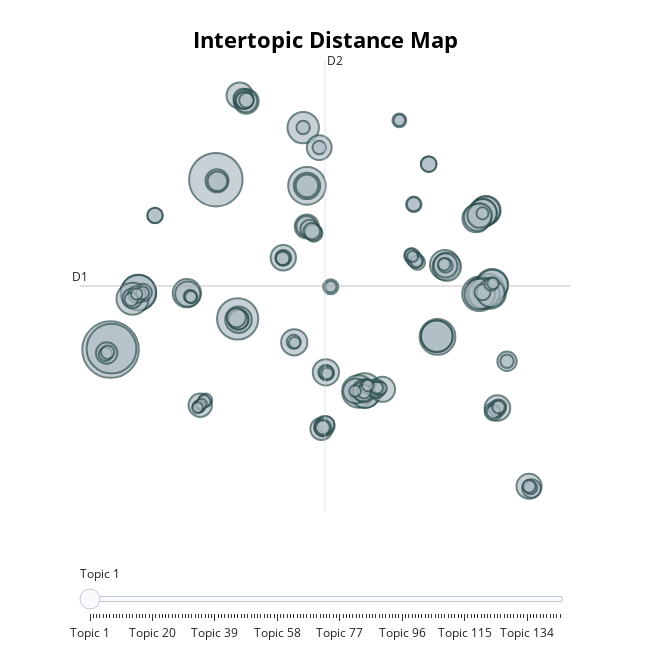

Notebook code for this chart:
### Code cell
model.visualize_topics()

### Figure 1 — Plotly figure (JSON) as saved in the notebook; plotly's stock layout.template omitted (floating-point values rounded to 4 significant figures; data arrays with more than 128 entries replaced by an {"elided": "..."} marker saying what was removed)
{"data": [{"customdata": {"elided": "144x3 mixed values"}, "hovertemplate": "<b>Topic %{customdata[0]}</b><br>Words: %{customdata[1]}<br>Size: %{customdata[2]}", "legendgroup": "", "marker": {"color": "#B0BEC5", "line": {"color": "DarkSlateGrey", "width": 2}, "size": {"elided": "144 int values"}, "sizemode": "area", "sizeref": 0.1656, "symbol": "circle"}, "mode": "markers", "name": "", "orientation": "v", "showlegend": false, "type": "scatter", "x": {"elided": "144 float values"}, "xaxis": "x", "y": {"elided": "144 float values"}, "yaxis": "y"}], "layout": {"annotations": [{"showarrow": false, "text": "D1", "x": -13.99, "y": 3.554, "yshift": 10}, {"showarrow": false, "text": "D2", "x": 3.574, "xshift": 10, "y": 20.87}], "height": 650, "hoverlabel": {"bgcolor": "white", "font": {"family": "Rockwell", "size": 16}}, "legend": {"itemsizing": "constant", "tracegroupgap": 0}, "margin": {"t": 60}, "shapes": [{"line": {"color": "#CFD8DC", "width": 2}, "type": "line", "x0": 3.574, "x1": 3.574, "y0": -13.76, "y1": 20.87}, {"line": {"color": "#9E9E9E", "width": 2}, "type": "line", "x0": -13.99, "x1": 21.14, "y0": 3.554, "y1": 3.554}], "sliders": [{"active": 0, "pad": {"t": 50}, "steps": [{"args": [{"marker.color": {"elided": "1x144 str values"}}], "label": "Topic 1", "method": "update"}, {"args": [{"marker.color": {"elided": "1x144 str values"}}], "label": "Topic 2", "method": "update"}, {"args": [{"marker.color": {"elided": "1x144 str values"}}], "label": "Topic 3", "method": "update"}, {"args": [{"marker.color": {"elided": "1x144 str values"}}], "label": "Topic 4", "method": "update"}, {"args": [{"marker.color": {"elided": "1x144 str values"}}], "label": "Topic 5", "method": "update"}, {"args": [{"marker.color": {"elided": "1x144 str values"}}], "label": "Topic 6", "method": "update"}, {"args": [{"marker.color": {"elided": "1x144 str values"}}], "label": "Topic 7", "method": "update"}, {"args": [{"marker.color": {"elided": "1x144 str values"}}], "label": "Topic 8", "method": "update"}, {"args": [{"marker.color": {"elided": "1x144 str values"}}], "label": "Topic 9", "method": "update"}, {"args": [{"marker.color": {"elided": "1x144 str values"}}], "label": "Topic 10", "method": "update"}, {"args": [{"marker.color": {"elided": "1x144 str values"}}], "label": "Topic 11", "method": "update"}, {"args": [{"marker.color": {"elided": "1x144 str values"}}], "label": "Topic 12", "method": "update"}, {"args": [{"marker.color": {"elided": "1x144 str values"}}], "label": "Topic 13", "method": "update"}, {"args": [{"marker.color": {"elided": "1x144 str values"}}], "label": "Topic 14", "method": "update"}, {"args": [{"marker.color": {"elided": "1x144 str values"}}], "label": "Topic 15", "method": "update"}, {"args": [{"marker.color": {"elided": "1x144 str values"}}], "label": "Topic 16", "method": "update"}, {"args": [{"marker.color": {"elided": "1x144 str values"}}], "label": "Topic 17", "method": "update"}, {"args": [{"marker.color": {"elided": "1x144 str values"}}], "label": "Topic 18", "method": "update"}, {"args": [{"marker.color": {"elided": "1x144 str values"}}], "label": "Topic 19", "method": "update"}, {"args": [{"marker.color": {"elided": "1x144 str values"}}], "label": "Topic 20", "method": "update"}, {"args": [{"marker.color": {"elided": "1x144 str values"}}], "label": "Topic 21", "method": "update"}, {"args": [{"marker.color": {"elided": "1x144 str values"}}], "label": "Topic 22", "method": "update"}, {"args": [{"marker.color": {"elided": "1x144 str values"}}], "label": "Topic 23", "method": "update"}, {"args": [{"marker.color": {"elided": "1x144 str values"}}], "label": "Topic 24", "method": "update"}, {"args": [{"marker.color": {"elided": "1x144 str values"}}], "label": "Topic 25", "method": "update"}, {"args": [{"marker.color": {"elided": "1x144 str values"}}], "label": "Topic 26", "method": "update"}, {"args": [{"marker.color": {"elided": "1x144 str values"}}], "label": "Topic 27", "method": "update"}, {"args": [{"marker.color": {"elided": "1x144 str values"}}], "label": "Topic 28", "method": "update"}, {"args": [{"marker.color": {"elided": "1x144 str values"}}], "label": "Topic 29", "method": "update"}, {"args": [{"marker.color": {"elided": "1x144 str values"}}], "label": "Topic 30", "method": "update"}, {"args": [{"marker.color": {"elided": "1x144 str values"}}], "label": "Topic 31", "method": "update"}, {"args": [{"marker.color": {"elided": "1x144 str values"}}], "label": "Topic 32", "method": "update"}, {"args": [{"marker.color": {"elided": "1x144 str values"}}], "label": "Topic 33", "method": "update"}, {"args": [{"marker.color": {"elided": "1x144 str values"}}], "label": "Topic 34", "method": "update"}, {"args": [{"marker.color": {"elided": "1x144 str values"}}], "label": "Topic 35", "method": "update"}, {"args": [{"marker.color": {"elided": "1x144 str values"}}], "label": "Topic 36", "method": "update"}, {"args": [{"marker.color": {"elided": "1x144 str values"}}], "label": "Topic 37", "method": "update"}, {"args": [{"marker.color": {"elided": "1x144 str values"}}], "label": "Topic 38", "method": "update"}, {"args": [{"marker.color": {"elided": "1x144 str values"}}], "label": "Topic 39", "method": "update"}, {"args": [{"marker.color": {"elided": "1x144 str values"}}], "label": "Topic 40", "method": "update"}, {"args": [{"marker.color": {"elided": "1x144 str values"}}], "label": "Topic 41", "method": "update"}, {"args": [{"marker.color": {"elided": "1x144 str values"}}], "label": "Topic 42", "method": "update"}, {"args": [{"marker.color": {"elided": "1x144 str values"}}], "label": "Topic 43", "method": "update"}, {"args": [{"marker.color": {"elided": "1x144 str values"}}], "label": "Topic 44", "method": "update"}, {"args": [{"marker.color": {"elided": "1x144 str values"}}], "label": "Topic 45", "method": "update"}, {"args": [{"marker.color": {"elided": "1x144 str values"}}], "label": "Topic 46", "method": "update"}, {"args": [{"marker.color": {"elided": "1x144 str values"}}], "label": "Topic 47", "method": "update"}, {"args": [{"marker.color": {"elided": "1x144 str values"}}], "label": "Topic 48", "method": "update"}, {"args": [{"marker.color": {"elided": "1x144 str values"}}], "label": "Topic 49", "method": "update"}, {"args": [{"marker.color": {"elided": "1x144 str values"}}], "label": "Topic 50", "method": "update"}, {"args": [{"marker.color": {"elided": "1x144 str values"}}], "label": "Topic 51", "method": "update"}, {"args": [{"marker.color": {"elided": "1x144 str values"}}], "label": "Topic 52", "method": "update"}, {"args": [{"marker.color": {"elided": "1x144 str values"}}], "label": "Topic 53", "method": "update"}, {"args": [{"marker.color": {"elided": "1x144 str values"}}], "label": "Topic 54", "method": "update"}, {"args": [{"marker.color": {"elided": "1x144 str values"}}], "label": "Topic 55", "method": "update"}, {"args": [{"marker.color": {"elided": "1x144 str values"}}], "label": "Topic 56", "method": "update"}, {"args": [{"marker.color": {"elided": "1x144 str values"}}], "label": "Topic 57", "method": "update"}, {"args": [{"marker.color": {"elided": "1x144 str values"}}], "label": "Topic 58", "method": "update"}, {"args": [{"marker.color": {"elided": "1x144 str values"}}], "label": "Topic 59", "method": "update"}, {"args": [{"marker.color": {"elided": "1x144 str values"}}], "label": "Topic 60", "method": "update"}, {"args": [{"marker.color": {"elided": "1x144 str values"}}], "label": "Topic 61", "method": "update"}, {"args": [{"marker.color": {"elided": "1x144 str values"}}], "label": "Topic 62", "method": "update"}, {"args": [{"marker.color": {"elided": "1x144 str values"}}], "label": "Topic 63", "method": "update"}, {"args": [{"marker.color": {"elided": "1x144 str values"}}], "label": "Topic 64", "method": "update"}, {"args": [{"marker.color": {"elided": "1x144 str values"}}], "label": "Topic 65", "method": "update"}, {"args": [{"marker.color": {"elided": "1x144 str values"}}], "label": "Topic 66", "method": "update"}, {"args": [{"marker.color": {"elided": "1x144 str values"}}], "label": "Topic 67", "method": "update"}, {"args": [{"marker.color": {"elided": "1x144 str values"}}], "label": "Topic 68", "method": "update"}, {"args": [{"marker.color": {"elided": "1x144 str values"}}], "label": "Topic 69", "method": "update"}, {"args": [{"marker.color": {"elided": "1x144 str values"}}], "label": "Topic 70", "method": "update"}, {"args": [{"marker.color": {"elided": "1x144 str values"}}], "label": "Topic 71", "method": "update"}, {"args": [{"marker.color": {"elided": "1x144 str values"}}], "label": "Topic 72", "method": "update"}, {"args": [{"marker.color": {"elided": "1x144 str values"}}], "label": "Topic 73", "method": "update"}, {"args": [{"marker.color": {"elided": "1x144 str values"}}], "label": "Topic 74", "method": "update"}, {"args": [{"marker.color": {"elided": "1x144 str values"}}], "label": "Topic 75", "method": "update"}, {"args": [{"marker.color": {"elided": "1x144 str values"}}], "label": "Topic 76", "method": "update"}, {"args": [{"marker.color": {"elided": "1x144 str values"}}], "label": "Topic 77", "method": "update"}, {"args": [{"marker.color": {"elided": "1x144 str values"}}], "label": "Topic 78", "method": "update"}, {"args": [{"marker.color": {"elided": "1x144 str values"}}], "label": "Topic 79", "method": "update"}, {"args": [{"marker.color": {"elided": "1x144 str values"}}], "label": "Topic 80", "method": "update"}, {"args": [{"marker.color": {"elided": "1x144 str values"}}], "label": "Topic 81", "method": "update"}, {"args": [{"marker.color": {"elided": "1x144 str values"}}], "label": "Topic 82", "method": "update"}, {"args": [{"marker.color": {"elided": "1x144 str values"}}], "label": "Topic 83", "method": "update"}, {"args": [{"marker.color": {"elided": "1x144 str values"}}], "label": "Topic 84", "method": "update"}, {"args": [{"marker.color": {"elided": "1x144 str values"}}], "label": "Topic 85", "method": "update"}, {"args": [{"marker.color": {"elided": "1x144 str values"}}], "label": "Topic 86", "method": "update"}, {"args": [{"marker.color": {"elided": "1x144 str values"}}], "label": "Topic 87", "method": "update"}, {"args": [{"marker.color": {"elided": "1x144 str values"}}], "label": "Topic 88", "method": "update"}, {"args": [{"marker.color": {"elided": "1x144 str values"}}], "label": "Topic 89", "method": "update"}, {"args": [{"marker.color": {"elided": "1x144 str values"}}], "label": "Topic 90", "method": "update"}, {"args": [{"marker.color": {"elided": "1x144 str values"}}], "label": "Topic 91", "method": "update"}, {"args": [{"marker.color": {"elided": "1x144 str values"}}], "label": "Topic 92", "method": "update"}, {"args": [{"marker.color": {"elided": "1x144 str values"}}], "label": "Topic 93", "method": "update"}, {"args": [{"marker.color": {"elided": "1x144 str values"}}], "label": "Topic 94", "method": "update"}, {"args": [{"marker.color": {"elided": "1x144 str values"}}], "label": "Topic 95", "method": "update"}, {"args": [{"marker.color": {"elided": "1x144 str values"}}], "label": "Topic 96", "method": "update"}, {"args": [{"marker.color": {"elided": "1x144 str values"}}], "label": "Topic 97", "method": "update"}, {"args": [{"marker.color": {"elided": "1x144 str values"}}], "label": "Topic 98", "method": "update"}, {"args": [{"marker.color": {"elided": "1x144 str values"}}], "label": "Topic 99", "method": "update"}, {"args": [{"marker.color": {"elided": "1x144 str values"}}], "label": "Topic 100", "method": "update"}, {"args": [{"marker.color": {"elided": "1x144 str values"}}], "label": "Topic 101", "method": "update"}, {"args": [{"marker.color": {"elided": "1x144 str values"}}], "label": "Topic 102", "method": "update"}, {"args": [{"marker.color": {"elided": "1x144 str values"}}], "label": "Topic 103", "method": "update"}, {"args": [{"marker.color": {"elided": "1x144 str values"}}], "label": "Topic 104", "method": "update"}, {"args": [{"marker.color": {"elided": "1x144 str values"}}], "label": "Topic 105", "method": "update"}, {"args": [{"marker.color": {"elided": "1x144 str values"}}], "label": "Topic 106", "method": "update"}, {"args": [{"marker.color": {"elided": "1x144 str values"}}], "label": "Topic 107", "method": "update"}, {"args": [{"marker.color": {"elided": "1x144 str values"}}], "label": "Topic 108", "method": "update"}, {"args": [{"marker.color": {"elided": "1x144 str values"}}], "label": "Topic 109", "method": "update"}, {"args": [{"marker.color": {"elided": "1x144 str values"}}], "label": "Topic 110", "method": "update"}, {"args": [{"marker.color": {"elided": "1x144 str values"}}], "label": "Topic 111", "method": "update"}, {"args": [{"marker.color": {"elided": "1x144 str values"}}], "label": "Topic 112", "method": "update"}, {"args": [{"marker.color": {"elided": "1x144 str values"}}], "label": "Topic 113", "method": "update"}, {"args": [{"marker.color": {"elided": "1x144 str values"}}], "label": "Topic 114", "method": "update"}, {"args": [{"marker.color": {"elided": "1x144 str values"}}], "label": "Topic 115", "method": "update"}, {"args": [{"marker.color": {"elided": "1x144 str values"}}], "label": "Topic 116", "method": "update"}, {"args": [{"marker.color": {"elided": "1x144 str values"}}], "label": "Topic 117", "method": "update"}, {"args": [{"marker.color": {"elided": "1x144 str values"}}], "label": "Topic 118", "method": "update"}, {"args": [{"marker.color": {"elided": "1x144 str values"}}], "label": "Topic 119", "method": "update"}, {"args": [{"marker.color": {"elided": "1x144 str values"}}], "label": "Topic 120", "method": "update"}, {"args": [{"marker.color": {"elided": "1x144 str values"}}], "label": "Topic 121", "method": "update"}, {"args": [{"marker.color": {"elided": "1x144 str values"}}], "label": "Topic 122", "method": "update"}, {"args": [{"marker.color": {"elided": "1x144 str values"}}], "label": "Topic 123", "method": "update"}, {"args": [{"marker.color": {"elided": "1x144 str values"}}], "label": "Topic 124", "method": "update"}, {"args": [{"marker.color": {"elided": "1x144 str values"}}], "label": "Topic 125", "method": "update"}, {"args": [{"marker.color": {"elided": "1x144 str values"}}], "label": "Topic 126", "method": "update"}, {"args": [{"marker.color": {"elided": "1x144 str values"}}], "label": "Topic 127", "method": "update"}, {"args": [{"marker.color": {"elided": "1x144 str values"}}], "label": "Topic 128", "method": "update"}, {"args": [{"marker.color": {"elided": "1x144 str values"}}], "label": "Topic 129", "method": "update"}, {"args": [{"marker.color": {"elided": "1x144 str values"}}], "label": "Topic 130", "method": "update"}, {"args": [{"marker.color": {"elided": "1x144 str values"}}], "label": "Topic 131", "method": "update"}, {"args": [{"marker.color": {"elided": "1x144 str values"}}], "label": "Topic 132", "method": "update"}, {"args": [{"marker.color": {"elided": "1x144 str values"}}], "label": "Topic 133", "method": "update"}, {"args": [{"marker.color": {"elided": "1x144 str values"}}], "label": "Topic 134", "method": "update"}, {"args": [{"marker.color": {"elided": "1x144 str values"}}], "label": "Topic 135", "method": "update"}, {"args": [{"marker.color": {"elided": "1x144 str values"}}], "label": "Topic 136", "method": "update"}, {"args": [{"marker.color": {"elided": "1x144 str values"}}], "label": "Topic 137", "method": "update"}, {"args": [{"marker.color": {"elided": "1x144 str values"}}], "label": "Topic 138", "method": "update"}, {"args": [{"marker.color": {"elided": "1x144 str values"}}], "label": "Topic 139", "method": "update"}, {"args": [{"marker.color": {"elided": "1x144 str values"}}], "label": "Topic 140", "method": "update"}, {"args": [{"marker.color": {"elided": "1x144 str values"}}], "label": "Topic 141", "method": "update"}, {"args": [{"marker.color": {"elided": "1x144 str values"}}], "label": "Topic 142", "method": "update"}, {"args": [{"marker.color": {"elided": "1x144 str values"}}], "label": "Topic 143", "method": "update"}, {"args": [{"marker.color": {"elided": "1x144 str values"}}], "label": "Topic 144", "method": "update"}]}], "title": {"font": {"color": "Black", "size": 22}, "text": "<b>Intertopic Distance Map", "x": 0.5, "xanchor": "center", "y": 0.95, "yanchor": "top"}, "width": 650, "xaxis": {"anchor": "y", "domain": [0, 1], "range": [-13.99, 21.14], "title": {"text": ""}, "visible": false}, "yaxis": {"anchor": "x", "domain": [0, 1], "range": [-13.76, 20.87], "title": {"text": ""}, "visible": false}}}
